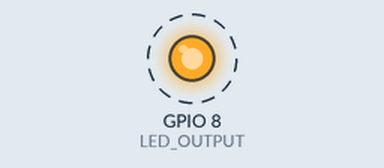
The sketch below on a simulated ESP32-C3. Shown: output pins drawn as LEDs (lit = HIGH). Dashed ring = blinking. WiFi joins after 1.5 s; servers stay silent unless stated; what the sketch prints to the serial monitor is not drawn.

Above: at 2.6 s.
Timing chart, 0 to 5.2 s (numbered marks = the images above):
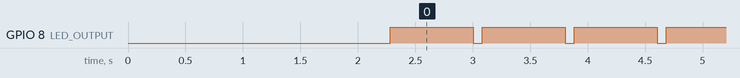

Measured:
- by itself, GPIO 8 (LED_OUTPUT): alternates HIGH for 0.72 s and LOW for 0.08 s

The sketch:

esp32-sketch.ino
```cpp
#include <Arduino.h>
#include <WiFi.h>
#include <WiFiClientSecure.h>
#include <HTTPClient.h>

// ESP32 has ON=high, OFF=low, OUTPUT=2
// ESP32-C3 has ON=low, OFF=HIGH, OUTPUT=8
#define LED_ON LOW
#define LED_OFF HIGH
#define LED_OUTPUT 8

String data = "-.-. .. .- --- / .-. . -... ."; // CIAO REBE
bool error = false;
// message speed can be controller by "SLEEP_MULTIUPLIER"
const float SLEEP_MULTIPLIER = 0.8;

const char* ssid = "olly-a54-5g";
const char* password = "1234567890";

//Your Domain name with URL path or IP address with path
String url = "https://iot-olly.vercel.app";

void setup() {
  pinMode(LED_OUTPUT, OUTPUT);

  Serial.begin(115200);
  Serial.println();
  // Initialize Wi-Fi
  WiFi.mode(WIFI_STA);
  WiFi.begin(ssid, password);
  Serial.print("Connecting to WiFi ..");
  int t=0;
  while (WiFi.status() != WL_CONNECTED) {
    t++;
    Serial.print('.');
    delay(1000);
    if (t>10) {
      error = true;
      break;
    }
  }
  if (error) {
    Serial.println("NOT connected - ERROR");
  } else {
    Serial.print("connected - ");
    Serial.println(WiFi.localIP());

    getMessage();
  }
}

void getMessage() {
 WiFiClientSecure *client = new WiFiClientSecure;
  if (client) {
    // set secure client without certificate
    client->setInsecure();
    //create an HTTPClient instance
    HTTPClient https;

    //Initializing an HTTPS communication using the secure client
    Serial.print("[HTTPS] begin...\n");
    if (https.begin(*client, url)) {  // HTTPS
      Serial.print("[HTTPS] GET...\n");
      // start connection and send HTTP header
      int httpCode = https.GET();
      // httpCode will be negative on error
      if (httpCode > 0) {
        // HTTP header has been send and Server response header has been handled
        Serial.printf("[HTTPS] GET... code: %d\n", httpCode);
        // file found at server
        if (httpCode == HTTP_CODE_OK || httpCode == HTTP_CODE_MOVED_PERMANENTLY) {
          // print server response payload
          String payload = https.getString();
          Serial.println(payload);
          data = payload;
          error = false;
        } else {
          Serial.printf("[HTTPS] GET... not 200: %s\n", https.errorToString(httpCode).c_str());
          error = true;
        }
      } else {
        Serial.printf("[HTTPS] GET... failed, error: %s\n", https.errorToString(httpCode).c_str());
        error = true;
      }
      https.end();
    }
  } else {
    Serial.printf("[HTTPS] Unable to connect\n");
  }
}

void hl(int high, int low) {
  if (high>0) {
    digitalWrite(LED_OUTPUT, LED_ON);
    delay(high);
  }
  if (low>0) {
    digitalWrite(LED_OUTPUT, LED_OFF);
    delay(low);
  }
}

void start() {
  for (int i=0;i<20;i++) {
    hl(50,50);
  }
}

void slash() {
  for (int i=0;i<6;i++) {
    hl(50,50);
  }
}


// main loop
void loop() {
  if (error) {
    data = "."; // infinite . . . . . . .
  } else {
    start();

    hl(0,4000*SLEEP_MULTIPLIER);
  }

  for(int i =0; i < data.length(); i++ ) {
    char c = data.charAt(i);
    if (c=='.') hl(100*SLEEP_MULTIPLIER,900*SLEEP_MULTIPLIER);
    if (c=='-') hl(600*SLEEP_MULTIPLIER,400*SLEEP_MULTIPLIER);
    if (c==' ') hl(0,2000*SLEEP_MULTIPLIER);
    if (c=='/') slash();
  }

  if (!error) {
    hl(0,4000*SLEEP_MULTIPLIER);
  }
}
```
